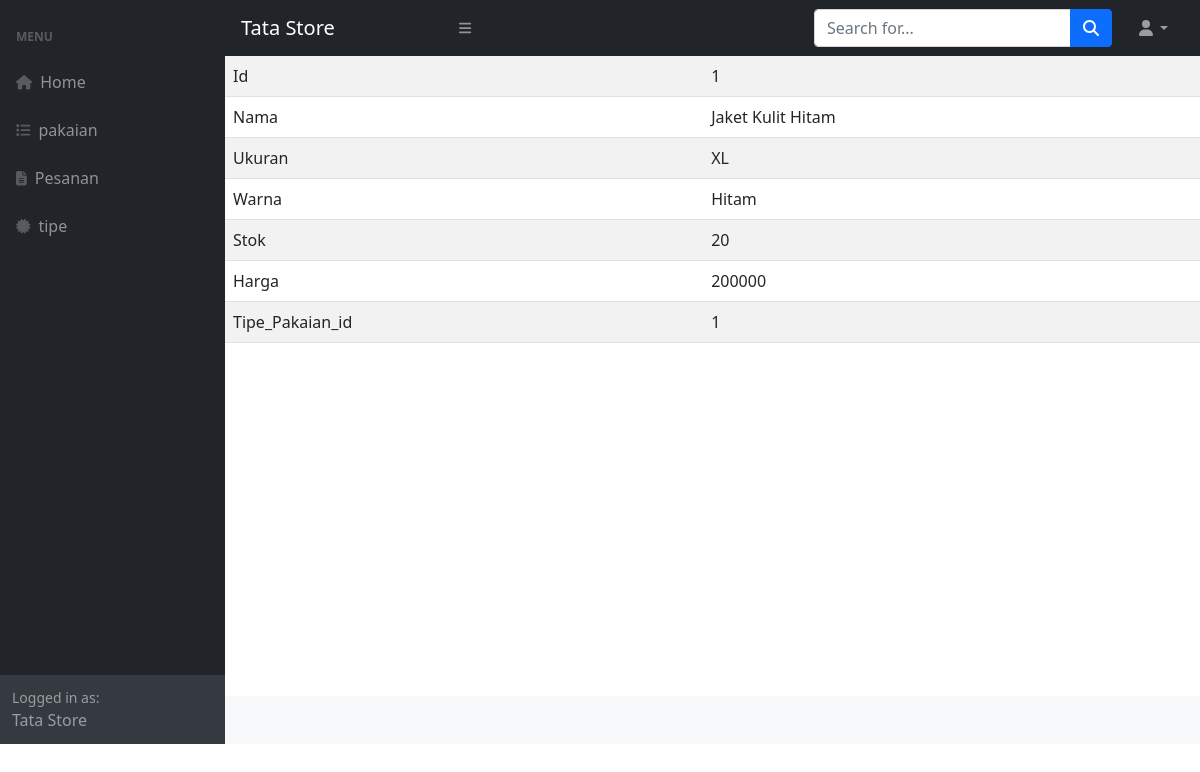
Screenshot of /view_pakaian.php?id=1 with the database file from the repository.
### tables this page shows
CREATE TABLE `pakaian` (
  `id` int(11) NOT NULL,
  `nama` varchar(45) NOT NULL,
  `ukuran` varchar(45) DEFAULT NULL,
  `warna` varchar(45) DEFAULT NULL,
  `stok` int(11) NOT NULL,
  `harga` int(32) DEFAULT NULL,
  `tipe_pakaian_id` int(45) DEFAULT NULL
);

### view_pakaian.php (the view)
<?php
    require_once 'db_toko_pakaian.php';
    include_once 'tamplates/header.php';
    include_once 'tamplates/sidebar.php';
    include_once 'tamplates/topbar.php';
?>
<?php
    $_id = $_GET['id'];
    $sql = "SELECT * FROM pakaian WHERE id=?";
    $st = $dbh->prepare($sql);
    $st->execute([$_id]);
    $row = $st->fetch();
?>
<table class="table table-striped">
    <tbody>
        <tr>  <td>Id</td><td><?=$row['id']?></td></tr>
        <tr>  <td>Nama</td><td><?=$row['nama']?></td></tr>
        <tr>  <td>Ukuran</td><td><?=$row['ukuran']?></td></tr>
        <tr>  <td>Warna</td><td><?=$row['warna']?></td></tr>
        <tr>  <td>Stok</td><td><?=$row['stok']?></td></tr>
        <tr>  <td>Harga</td><td><?=$row['harga']?></td></tr>
        <tr>  <td>Tipe_Pakaian_id</td><td><?=$row['tipe_pakaian_id']?></td></tr>
    </tbody>
</table>
<?php
require_once 'tamplates/footer.php';
?>

### rows the page displays
pakaian: id "1", nama "Jaket Kulit Hitam", ukuran "XL", warna "Hitam", stok "20", harga "200000", tipe_pakaian "1"

### other values shown
$key "Home"
$key "pakaian"
$key "Pesanan"
$key "tipe"
